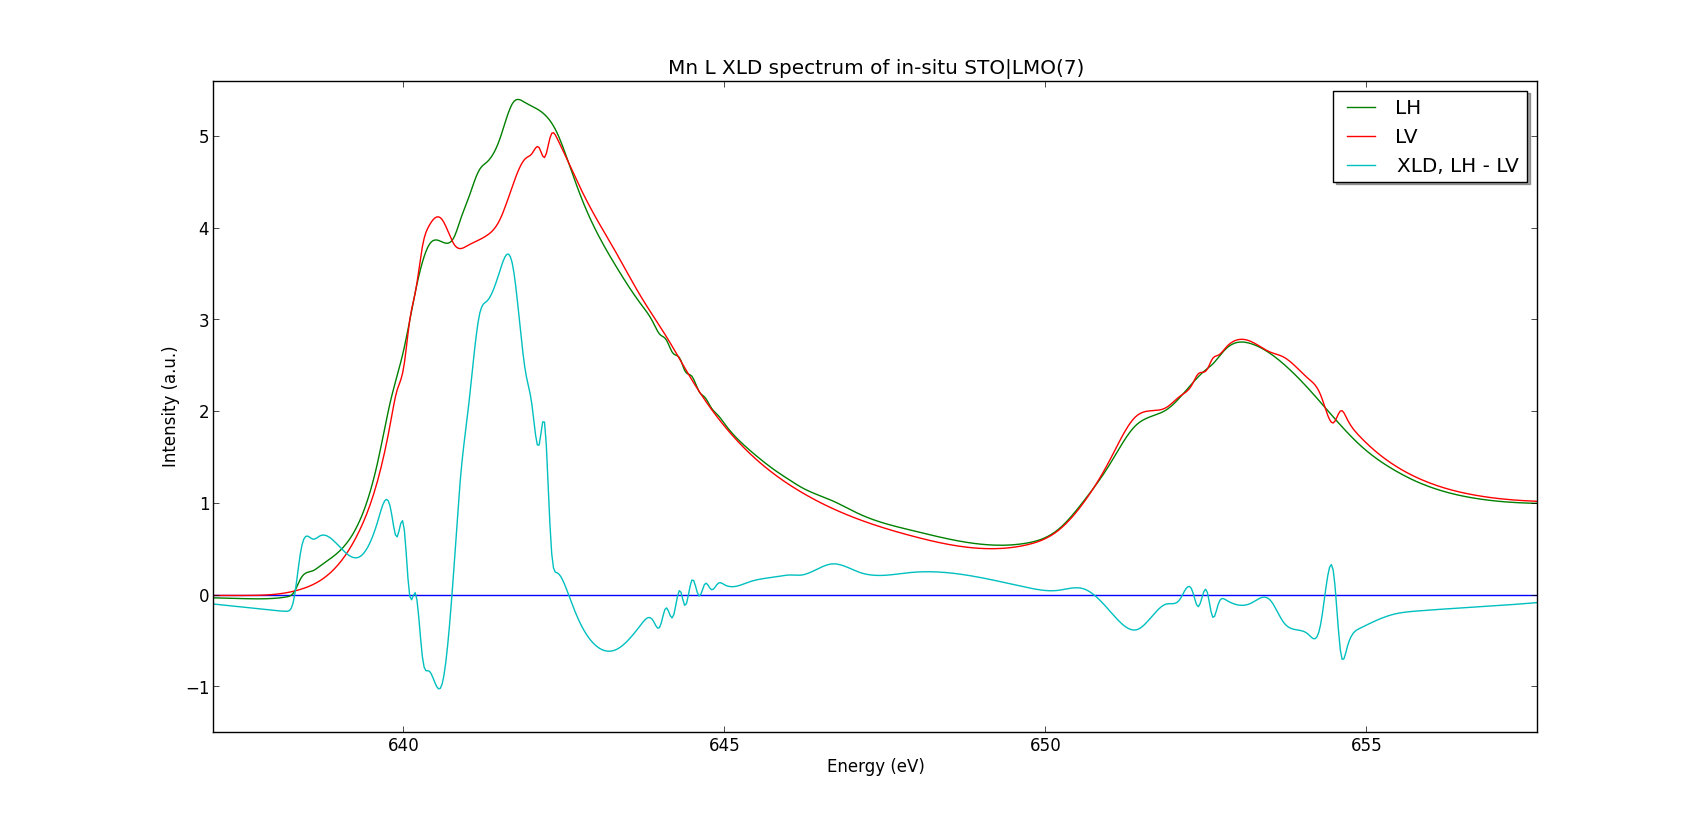

The Python source for this figure:
"""
Script to analyse XLD and XMCD spectra
"""
import matplotlib.lines as mlines
import matplotlib.pyplot as plt
import numpy as np
import math
import copy
import random
import h5py
import copy
from scipy import interpolate

smooth = .001
FILE_LH = "../../Data/i09-75513.nxs"
FILE_LV = "../../Data/i09-75514.nxs"

import csv
def save(energies, spectrum, ext):
    name = 'LMO7MnLin'
    with open('csv/'+name+'-'+ext+'.csv', 'wb') as f:
        writer = csv.writer(f)
        writer.writerow(('energy','intensity'))
        for n, s in enumerate(spectrum):
            writer.writerow((energies[n], s))
        f.close()

def getBackground(energies, spectrum):

    last = len(energies)
    points = [1, 25, 65, 155, 185, 245, 278]
    B = 1
    answ = "n"

    # Substracting pre-edge
    minimum = min(spectrum[points[0]:points[1]])
    spectrum = [s-minimum for s in spectrum]

    # Simulating step-function
    step = []
    start = spectrum[points[1]]
    mid = spectrum[points[3]]
    end = spectrum[points[5]]
    diff1 = mid - start
    diff2 = end - mid
    for e in energies:
        # fermi-dirac distribution-like normalisation function
        n = diff1/(math.exp((energies[points[2]]-e)/B)+1)
        m = diff2/(math.exp((energies[points[4]]-e)/B)+1)
        step.append(n+m)
    fitspect = [s - step[n] for n, s in enumerate(spectrum)]

##    while answ == "n":
##        plt.plot(energies, spectrum)
##        plt.plot(energies, [s+start for s in step])
##        for p in points:
##            plt.axvline(energies[p], color='k', linestyle='solid')
##        plt.show()
##            
##        answ = raw_input("Are the lines placed correctly? y/n: ")
##        while answ != "n" and answ != "y":
##            answ = raw_input("Use 'y' or 'n'. Are the lines correct?: ")
##
##        if answ == "y": break
##        print "Previous lines were places at ",points
##        for n, p in enumerate(points):
##            try: points[n] = int(raw_input("Line "+str(n+1)+" to: "))
##            except:
##                print "Invalid syntax"
##                points[n] = int(raw_input("Line "+str(n+1)+" to: "))
##        print points

    # Fitting 4th order polynomial to bg without step
    bg = range(points[0],points[1]) + range(points[5],points[6])
    x, y = [energies[n] for n in bg], [fitspect[n] for n in bg]
    a, b, c, d, e =  np.polyfit(x, y, 4)
    norm = [a*i**4 + b*i**3 + c*i**2 + d*i + e for i in energies]
    spectNorm = [s-norm[n]+step[n] for n, s in enumerate(fitspect)]
    
    return norm, spectNorm

if __name__ == '__main__':
    print "Gathering measurements data"
    
    with h5py.File(FILE_LH, 'r') as f:
        energies = f["/entry1/instrument/pathgroup/pgmenergy"]
        
        spectrum = f["/entry1/smpmamp39/smpmiamp39"]
        i_0 = f["/entry1/sm5amp8/sm5amp8"]

        LHEnergies = [e for e in energies[2:-2]]
        LHSpectrum = [s/i_0[n]*100000 for n, s in enumerate(spectrum[2:-2])]

    with h5py.File(FILE_LV, 'r') as f:
        energies = f["/entry1/instrument/pathgroup/pgmenergy"]
        
        spectrum = f["/entry1/smpmamp39/smpmiamp39"]
        i_0 = f["/entry1/sm5amp8/sm5amp8"]

        LVEnergies = [e for e in energies[2:-2]]
        LVSpectrum = [s/i_0[n]*100000 for n, s in enumerate(spectrum[2:-2])]

    energies = np.linspace(LHEnergies[0], LHEnergies[-1], num=len(LHEnergies)*5, endpoint=True)

    print "============"
    print "First background"
    print "============"
##    LHSpectrum_norm = LHSpectrum
    LHNorm, LHSpectrum_norm = getBackground(LHEnergies, LHSpectrum)
    splineRep = interpolate.splrep(LHEnergies, LHSpectrum_norm, s=smooth)
    LHSpectrum_norm = interpolate.splev(energies, splineRep, der=0)
    print "============"
    print "Second background"
    print "============"
##    LVSpectrum_norm = LVSpectrum
    LVNorm, LVSpectrum_norm = getBackground(LVEnergies, LVSpectrum)
    splineRep = interpolate.splrep(LVEnergies, LVSpectrum_norm, s=smooth)
    LVSpectrum_norm = interpolate.splev(energies, splineRep, der=0)
    
    # Make XMCD
    XLD = [(LHSpectrum_norm[n]-s)*4 for n, s in enumerate(LVSpectrum_norm)]

    # Save data to CSV
    spectra = [LHSpectrum_norm, LVSpectrum_norm, XLD]
    for n, s in enumerate(spectra):
        save(energies, s, str(n+1))

    # Plot data
    plt.plot(LHEnergies, [0 for e in LHEnergies])
##    plt.plot(LVEnergies, LVSpectrum)
##    plt.plot(LVEnergies, LVNorm)
##    plt.plot(LHEnergies, LHSpectrum)
##    plt.plot(LHEnergies, LHNorm)
    plt.plot(energies, LHSpectrum_norm, label='LH')
    plt.plot(energies, LVSpectrum_norm, label='LV')
    plt.plot(energies, XLD, label='XLD, LH - LV')
    
    legend = plt.legend(loc='upper right', shadow=True)
    title = plt.title("Mn L XLD spectrum of in-situ STO|LMO(7)")
    plt.xlabel("Energy (eV)")
    plt.ylabel("Intensity (a.u.)")
    plt.show()   
